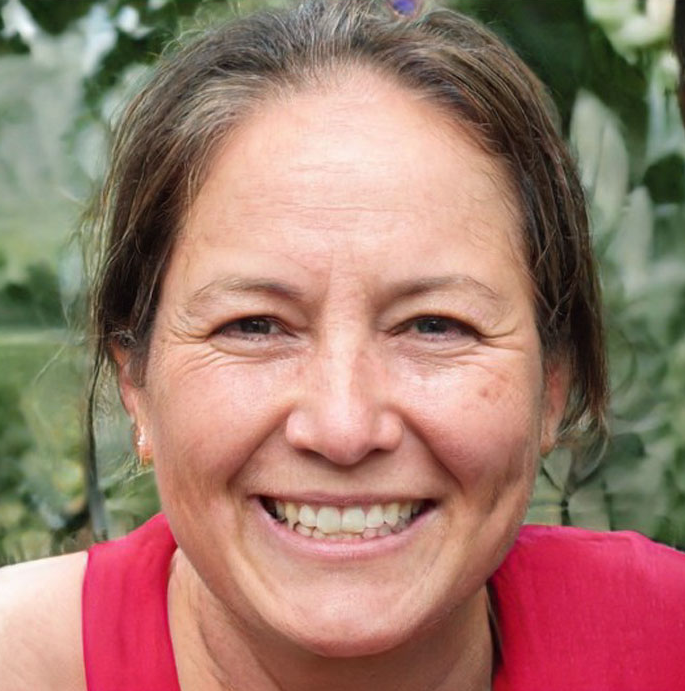
%> input picture MATLAB_Data_Analysis_and_Statistics/Image_Thresholding/Fake_AI_Generated_Image.png, 685 x 691 px
$ octave Frequency_Domain_Ideal,_Butterworth,_Gaussian_High_Pass_Filters.m   (GNU Octave 9; MATLAB toolbox functions it lacks are replaced by stand-ins)
%> lines starting %> are read from the running program, lines starting %| are printed output that depends on the picture
%%
clc
clear all

%%
img = imread('Fake_AI_Generated_Image.png');
%> img is the input picture: size 691x685x3 uint8; mean R, G, B 159.3, 122.7, 109.4
gimg = rgb2gray(img);
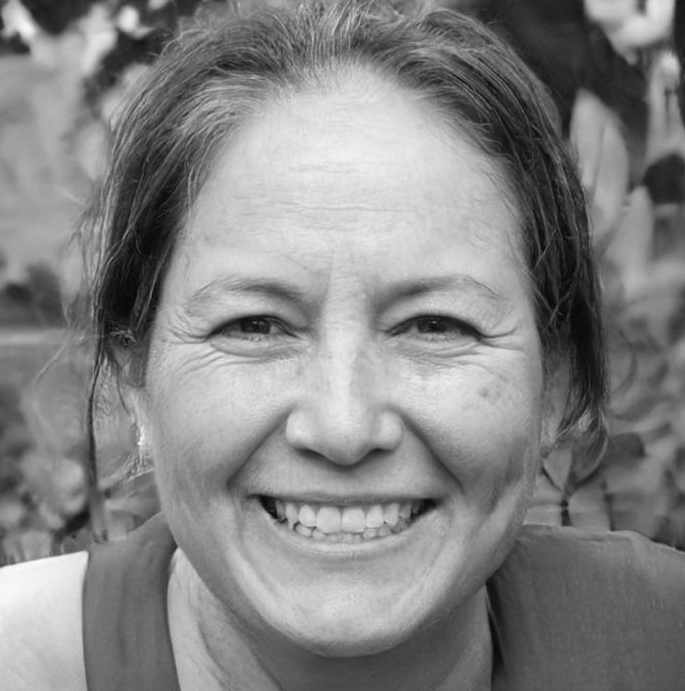
%> gimg: size 691x685 uint8; min 4, max 251, mean 132.1
%gimg = zeros(256, 256)
%gimg(125:126, 125:126) = 1;
imshow(gimg)

%% Ideal high pass
P = size(gimg);
%> P = [691 685]
M = P(1); N = P(2);
%> after `M = P(1)`: M = 691
%> after `N = P(2)`: N = 685
F = fft2(gimg, M, N);
subplot(332)
%imshow(uint8(abs(fftshift(F))));
imshow(uint8(abs((F))));
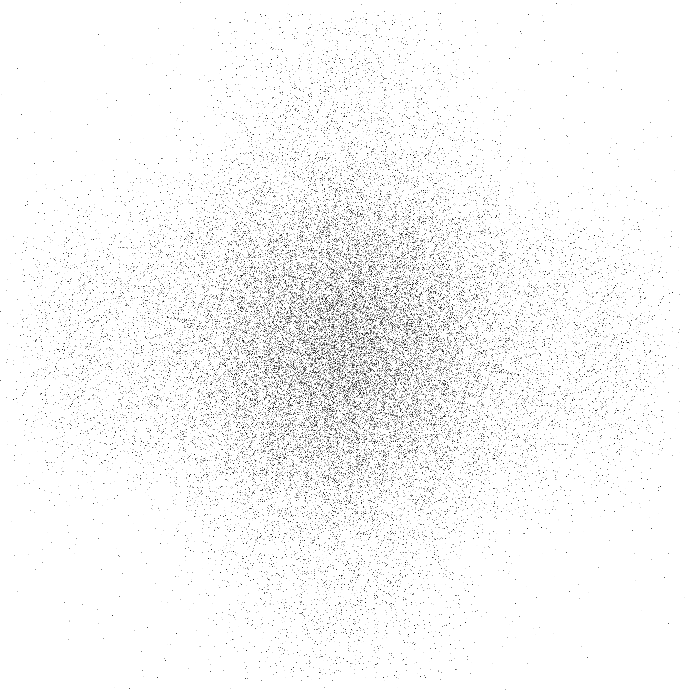
%> displayed picture: size 691x685, on the screen's scale of 0 to 255; min 2, max 255, mean 246.9
u0 = 100; %remove freq. greater than u0
u = 0: (M-1);
%> u = 691 values from 0 to 690
v = 0: (N-1);
%> v = 685 values from 0 to 684
idx = find(u > M/2);
%> idx = 345 values from 347 to 691
u(idx) = u(idx) - M;
idy = find(v > N/2);
%> idy = 342 values from 344 to 685
v(idy) = v(idy) - N;
[V, U] = meshgrid(v, u);
D = sqrt(U.^2 + V.^2);
H = 1 - double(D <= u0);
%display
subplot(333)
imshow(abs(fftshift(H)), []);
subplot(334)
G = H.*F;
g = (ifft2(G));
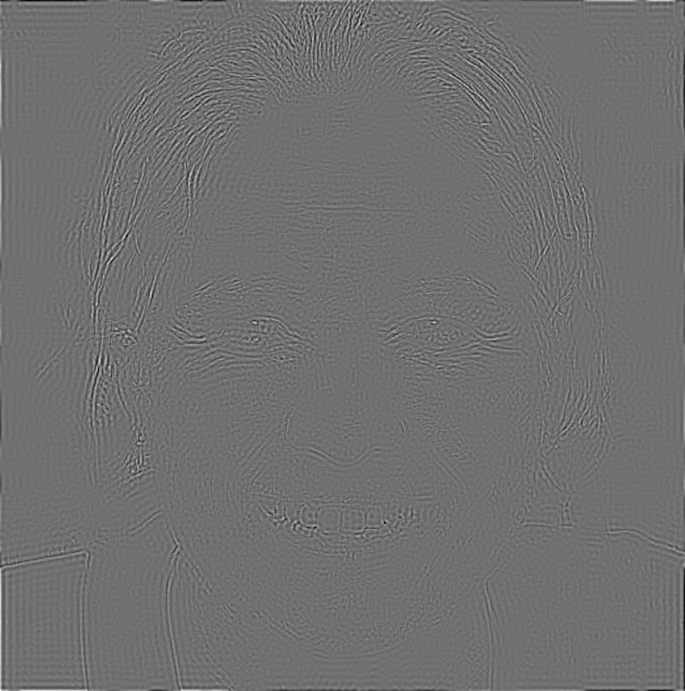
%> g: size 691x685 double; min -58.81, max 74.65, mean 0; drawn with min black and max white
imshow(uint8(g))
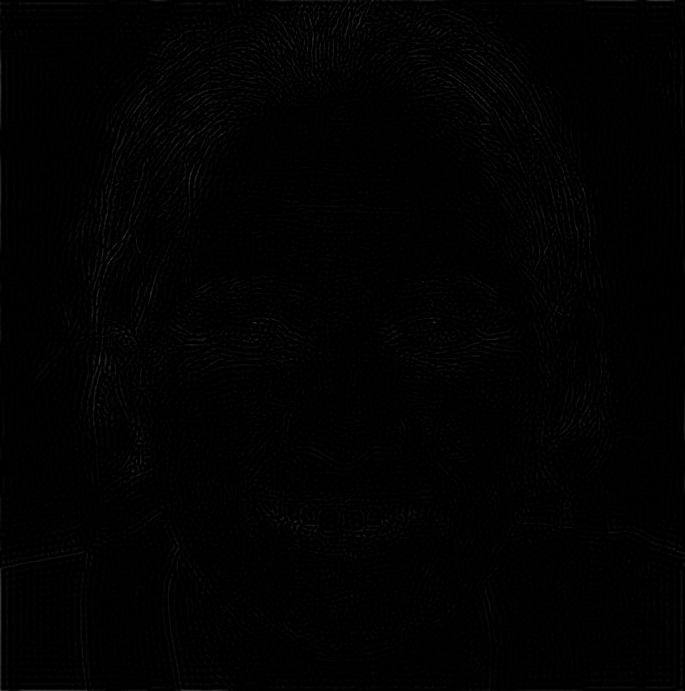
%> displayed picture: size 691x685, on the screen's scale of 0 to 255; min 0, max 75, mean 1.6

%% Butterworth high pass
n = 1; %Butterworth filter of order n
H = 1 - (1./(1 + (D./u0).^(2*n)));
subplot(335)
imshow(abs(fftshift(H)));
subplot(336)
G = H.*F;
g = (ifft2(G));
imshow(uint8(g))

%% Gaussian high pass filter
H = 1 - exp(-(D.^2)./(2*(u0^2)));
subplot(337)
imshow(abs(fftshift(H)));
subplot(338)
G = H.*F;
g = (ifft2(G));
imshow(uint8(g))
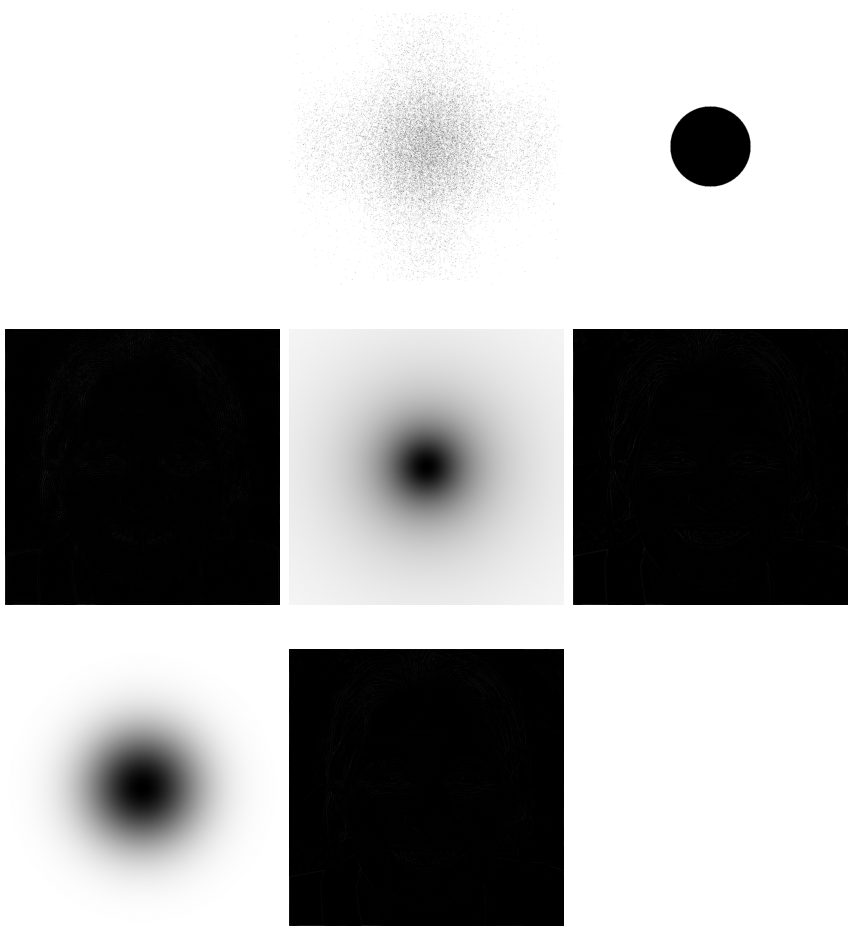
%> figure redrawn from the program's plot data, 7 panels
